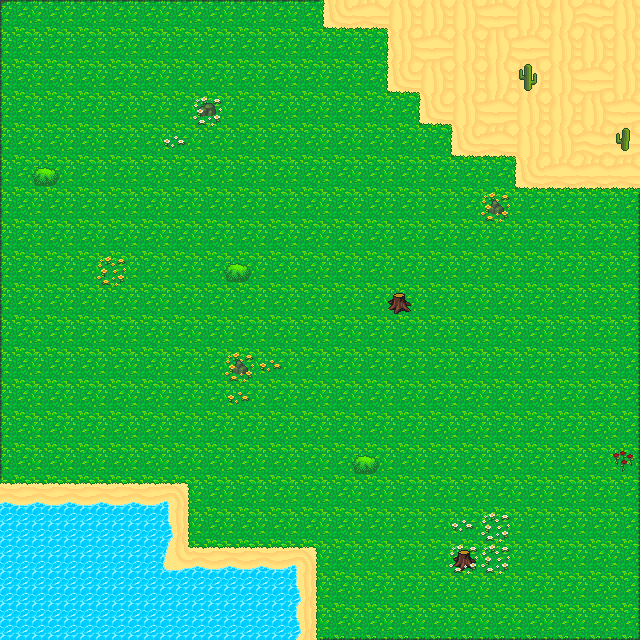

This game map was drawn from its Tiled (.tmx) file and the tilesets committed beside it. A one-line description and the full map source follow:
An orthogonal 20x20 tile map with 32x32 px tiles, 2 tile layers (Base, Details).

<map version="1.0" orientation="orthogonal" renderorder="right-down" width="20" height="20" tilewidth="32" tileheight="32" nextobjectid="1">
 <tileset firstgid="1" name="atlas" tilewidth="32" tileheight="32" tilecount="667" columns="23">
  <image source="../assets/atlas.png" trans="000000" width="736" height="928" />
 </tileset>
 <layer name="Base" width="20" height="20">
  <data encoding="csv">
24,25,25,25,25,25,25,25,25,25,165,166,309,145,145,169,145,147,123,145,
47,48,48,48,48,48,48,48,48,48,48,48,142,169,145,147,169,145,145,145,
47,48,48,48,48,48,48,48,48,48,48,48,165,309,145,147,147,145,169,145,
47,48,48,48,48,48,48,48,48,48,48,48,48,165,309,169,145,147,145,169,
47,48,48,48,48,48,48,48,48,48,48,48,48,48,165,166,309,145,123,169,
47,48,48,48,48,48,48,48,48,48,48,48,48,48,48,48,165,166,166,166,
47,48,48,48,48,48,48,48,48,48,48,48,48,48,48,48,48,48,48,49,
47,48,48,48,48,48,48,48,48,48,48,48,48,48,48,48,48,48,48,49,
47,48,48,48,48,48,48,48,48,48,48,48,48,48,48,48,48,48,48,49,
47,48,48,48,48,48,48,48,48,48,48,48,48,48,48,48,48,48,48,49,
47,48,48,48,48,48,48,48,48,48,48,48,48,48,48,48,48,48,48,49,
47,48,48,48,48,48,48,48,48,48,48,48,48,48,48,48,48,48,48,49,
47,48,48,48,48,48,48,48,48,48,48,48,48,48,48,48,48,48,48,49,
47,48,48,48,48,48,48,48,48,48,48,48,48,48,48,48,48,48,48,49,
47,48,48,48,48,48,48,48,48,48,48,48,48,48,48,48,48,48,48,49,
508,508,508,508,508,509,48,48,48,48,48,48,48,48,48,48,48,48,48,49,
487,487,487,487,487,532,48,48,48,48,48,48,48,48,48,48,48,48,48,49,
487,487,487,487,487,559,508,508,508,509,48,48,48,48,48,48,48,48,48,49,
487,487,487,487,487,487,487,487,487,532,48,48,48,48,48,48,48,48,48,49,
487,487,487,487,487,487,487,487,487,532,71,71,71,71,71,71,71,71,71,72
</data>
 </layer>
 <layer name="Details" width="20" height="20">
  <data encoding="csv">
0,0,0,0,0,0,0,0,0,0,0,0,0,0,0,0,0,0,0,0,
0,0,0,0,0,0,0,0,0,0,0,0,0,0,0,0,0,0,0,0,
0,0,0,0,0,0,0,0,0,0,0,0,0,0,0,0,254,0,0,0,
0,0,0,0,0,0,141,0,0,0,0,0,0,0,0,0,0,0,0,0,
0,0,0,0,0,256,0,0,0,0,0,0,0,0,0,0,0,0,0,236,
0,257,0,0,0,0,0,0,0,0,0,0,0,0,0,0,0,0,0,0,
0,0,0,0,0,0,0,0,0,0,0,0,0,0,0,164,0,0,0,0,
0,0,0,0,0,0,0,0,0,0,0,0,0,0,0,0,0,0,0,0,
0,0,0,187,0,0,0,257,0,0,0,0,0,0,0,0,0,0,0,0,
0,0,0,0,0,0,0,0,0,0,0,0,163,0,0,0,0,0,0,0,
0,0,0,0,0,0,0,0,0,0,0,0,0,0,0,0,0,0,0,0,
0,0,0,0,0,0,0,164,210,0,0,0,0,0,0,0,0,0,0,0,
0,0,0,0,0,0,0,210,0,0,0,0,0,0,0,0,0,0,0,0,
0,0,0,0,0,0,0,0,0,0,0,0,0,0,0,0,0,0,0,0,
0,0,0,0,0,0,0,0,0,0,0,257,0,0,0,0,0,0,0,255,
0,0,0,0,0,0,0,0,0,0,0,0,0,0,0,0,0,0,0,0,
0,0,0,0,0,0,0,0,0,0,0,0,0,0,256,233,0,0,0,0,
0,0,0,0,0,0,0,0,0,0,0,0,0,0,139,233,0,0,0,0,
0,0,0,0,0,0,0,0,0,0,0,0,0,0,0,0,0,0,0,0,
0,0,0,0,0,0,0,0,0,0,0,0,0,0,0,0,0,0,0,0
</data>
 </layer>
</map>
